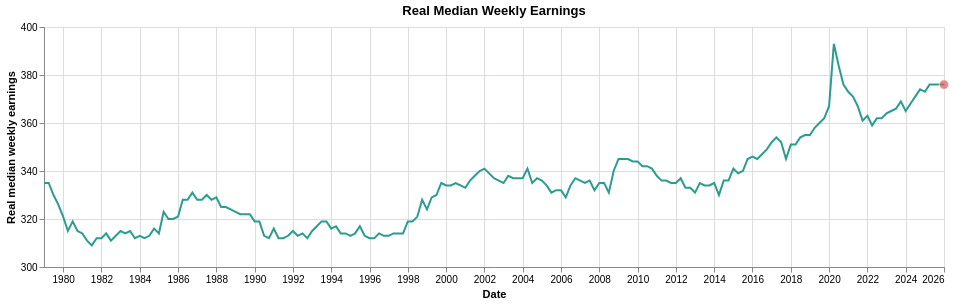

Here is the notebook cell this chart was saved with:
### Markdown cell above
### Real Weekly Earnings Context

Real median weekly earnings show whether inflation-adjusted wages are improving or weakening. Lower real earnings count as more pressure in the 7-indicator household framework.

### Code cell
real_weekly_earnings_chart = make_latest_line_chart(
    real_weekly_earnings, "LES1252881600Q", "Real Median Weekly Earnings", "Real median weekly earnings", line_color="#2a9d8f", value_format=",.0f"
)
display(real_weekly_earnings_chart)

### Figure 1 — Vega-Lite specification as saved in the notebook (floating-point values rounded to 4 significant figures; data arrays with more than 128 entries replaced by an {"elided": "..."} marker saying what was removed)
{"config": {"view": {"continuousWidth": 300, "continuousHeight": 300}}, "layer": [{"data": {"name": "data-48dcb81d0cbe3428975854e5f475611f"}, "mark": {"type": "line", "color": "#2a9d8f", "strokeWidth": 2}, "encoding": {"tooltip": [{"field": "observation_date", "format": "%Y-%m-%d", "title": "Date", "type": "temporal"}, {"field": "LES1252881600Q", "format": ",.0f", "title": "Real median weekly earnings", "type": "quantitative"}], "x": {"field": "observation_date", "title": "Date", "type": "temporal"}, "y": {"field": "LES1252881600Q", "scale": {"zero": false}, "title": "Real median weekly earnings", "type": "quantitative"}}}, {"data": {"name": "data-73e888a85a98e7655bb453e7edda6568"}, "mark": {"type": "circle", "color": "#d95f5f", "size": 90, "stroke": "white", "strokeWidth": 1}, "encoding": {"tooltip": [{"field": "observation_date", "format": "%Y-%m-%d", "title": "Latest date", "type": "temporal"}, {"field": "LES1252881600Q", "format": ",.0f", "title": "Latest value", "type": "quantitative"}], "x": {"field": "observation_date", "type": "temporal"}, "y": {"field": "LES1252881600Q", "type": "quantitative"}}}], "height": 240, "title": "Real Median Weekly Earnings", "width": 900, "$schema": "https://vega.github.io/schema/vega-lite/v6.4.1.json", "datasets": {"data-48dcb81d0cbe3428975854e5f475611f": {"elided": "188 records"}, "data-73e888a85a98e7655bb453e7edda6568": [{"observation_date": "2026-01-01T00:00:00", "LES1252881600Q": 376.0}]}}
